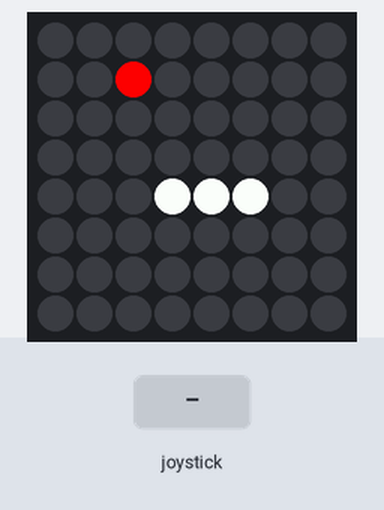
This program was run on a simulated Raspberry Pi (BCM pin numbers) with a Sense HAT. On the bench: the Sense HAT's 8×8 RGB LED matrix. Inputs (shaded band) come from the test bench. Random numbers come from a fixed seed; the 64×8 strip is a reading aid, not a part: it shows the text the matrix is scrolling, unrolled, one strip-width of it at a time; the clock reads 2024-03-15 10:24:30 at power-on unless the program sets it. At 14.8 s the program stops and its outputs stay as they are.

Above: at 1.2 s.
1.3 s: joystick pushed up
At 1.82 s:
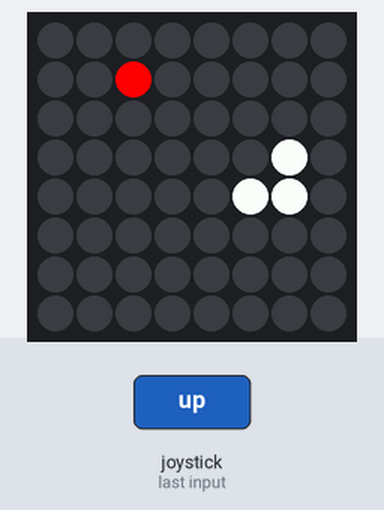
At 15.6 s:
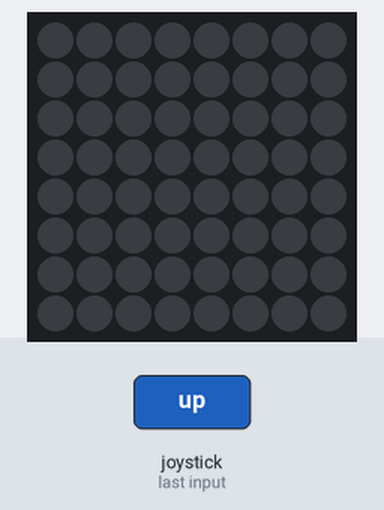

Measured:
- what the display in image 0 shows lasts 0.4 s, from 0.8 s to 1.2 s

The program:

Snake.py
```python
from sense_hat import SenseHat
import time
import random
SnakeColor = (255, 255, 255)
FoodColor = (255, 0, 0)
Blank = (0, 0, 0)
snake = [(0,4), (1,4), (2,4)]
food = [random.randint(0,7), random.randint(0,7)]
Direction = "right"
sense = SenseHat()
LastEaten = time.time()
Wait = 0.4
Cooldown = 5.0
Score = 0

def draw_snake():
    for segment in snake:
        sense.set_pixel(segment[0], segment[1], SnakeColor)
def GameOver():
    sense.show_message("Game Over!! Score: %s" % Score)
    snake = []
def move():
    global LastEaten
    global Wait
    global snake
    global Cooldown
    global Score

    remove = True
    firstSegment = snake[0]
    lastSegment = snake[-1]
    next = list(lastSegment)
    if (Direction == "right"):
        if (lastSegment[0] == 7):
            GameOver()
            return False
        else:
            next[0] = lastSegment[0] + 1
    if (Direction == "left"):
        if (lastSegment[0] == 0):
            GameOver()
            return False
        else:
            next[0] = lastSegment[0] - 1
    if (Direction == "up"):
        if (lastSegment[1] == 0):
            GameOver()
            return False
        else:
            next[1] = lastSegment[1] - 1
    if (Direction == "down"):
        if (lastSegment[1] == 7):
            GameOver()
            return False
        else:
            next[1] = lastSegment[1] + 1

    if (next == food):
        first = True
        while (first or food in snake):
            food[0] = random.randint(0,7)
            food[1] = random.randint(0,7)
            first = False
        remove = False
        LastEaten = time.time()
        Wait -= 0.005
        Cooldown -= 0.1
        Score += 1
    elif (next in snake or (len(snake) == 1 and time.time() - LastEaten >= Cooldown)):
        GameOver()
        return False

    snake.append(next)
    sense.set_pixel(next[0], next[1], SnakeColor)
    if (remove):
        sense.set_pixel(firstSegment[0], firstSegment[1], Blank)
        snake.remove(firstSegment)

    return True
def joystick_moved(event):
    global Direction
    if (event.direction == "middle" or (Direction == "left" and event.direction == "right") or (Direction == "right" and event.direction == "left") or (Direction == "up" and event.direction == "down") or (Direction == "down" and event.direction == "up")):
        return 0
    Direction = event.direction
def draw_food():
        if (food[0] >= 0 and food[1]  >= 0):
            sense.set_pixel(food[0], food[1], FoodColor)
def check_time():
    global LastEaten
    global Cooldown
    global Score
    if (time.time() - LastEaten >= Cooldown):
        LastEaten = time.time()
        snake.remove(snake[-1])
        Score -= 1

sense.stick.direction_any = joystick_moved
while (True):
    sense.clear()
    if (move() == False):
        break;
    check_time()
    draw_snake()
    draw_food()
    time.sleep(Wait)
```
